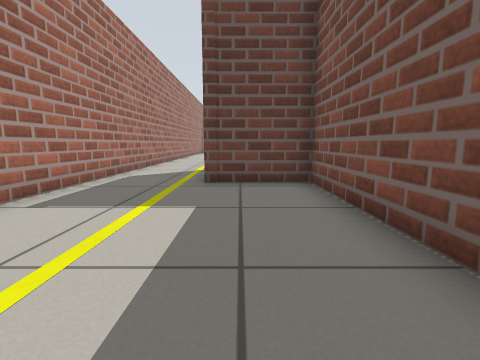
View 1 (above)

20 first-person views from a walk through a robot-simulator world made for Gazebo. The camera is 0.5 m above the floor, tilts 8° down and sees 85° across. The floor is counted in squares, 0.5 m on a side. Each view is taken from the middle of a square. On the plan, view 1 faces up. The plan holds only what a view shows up to about 11 squares ahead; the rest is blank.

View 2
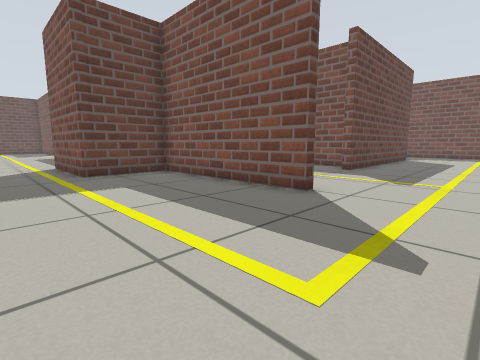

View 3
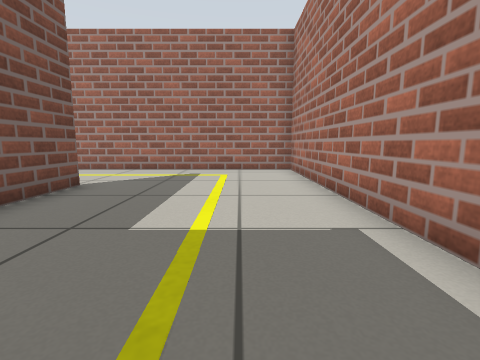

View 4
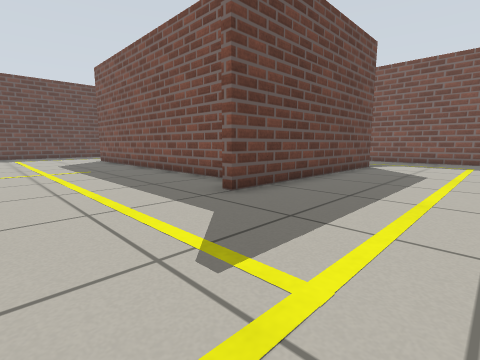

View 5
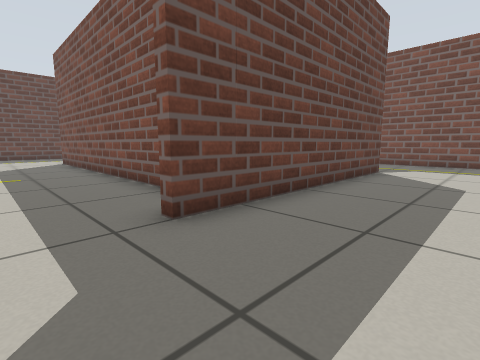

View 6
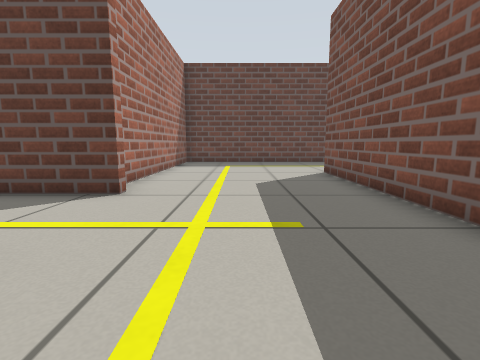

View 7
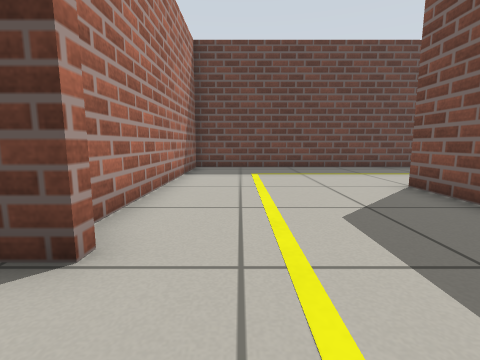

View 8
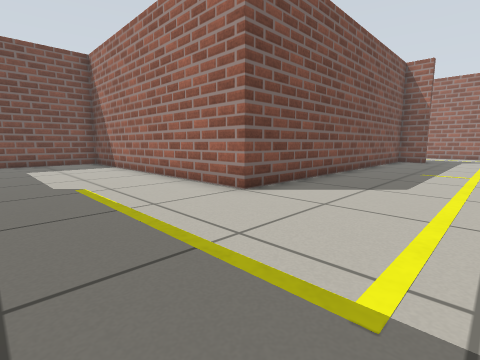

View 9
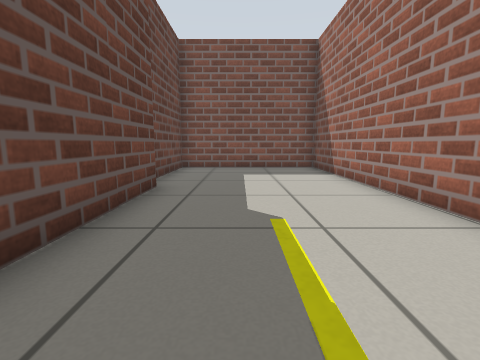

View 10
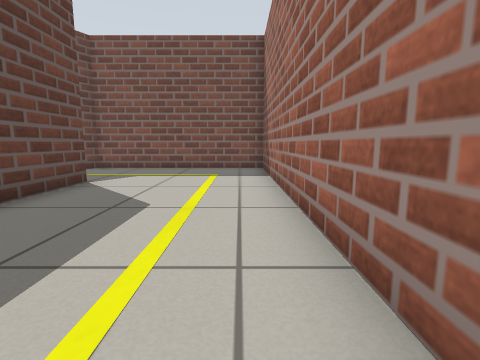

View 11
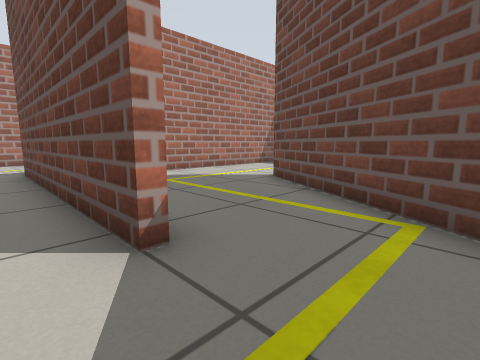

View 12
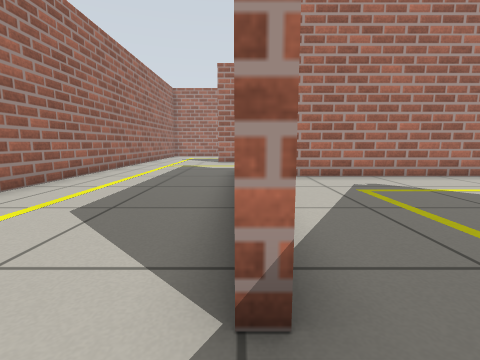

View 13
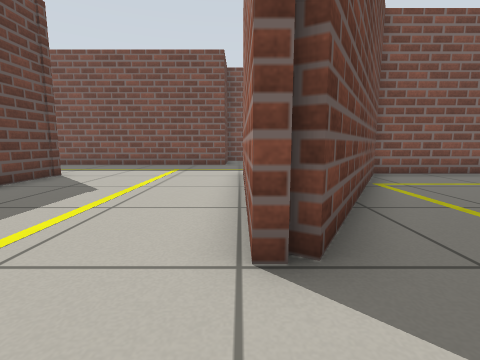

View 14
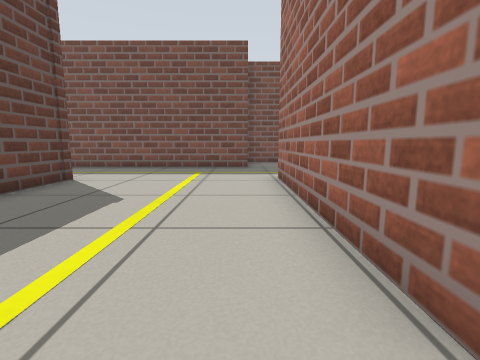

View 15
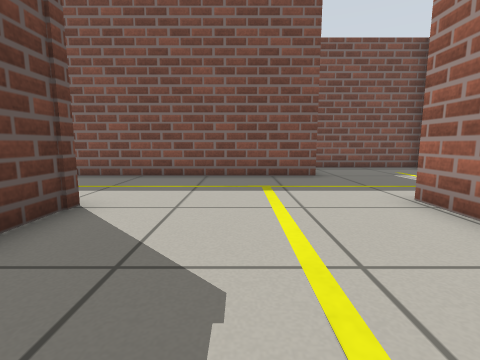

View 16
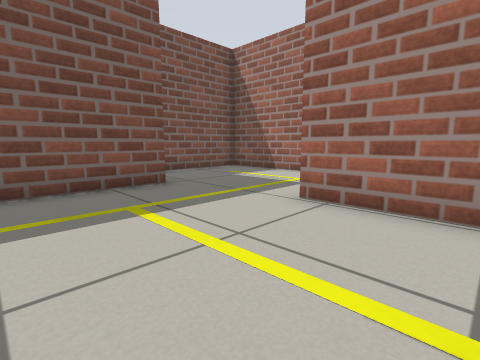

View 17
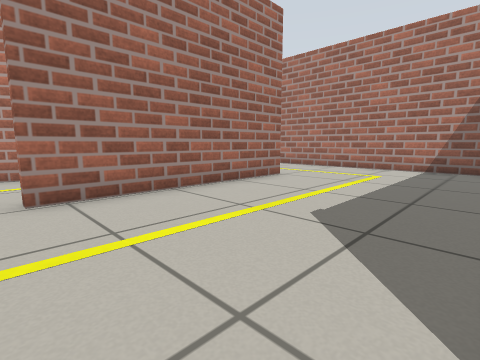

View 18
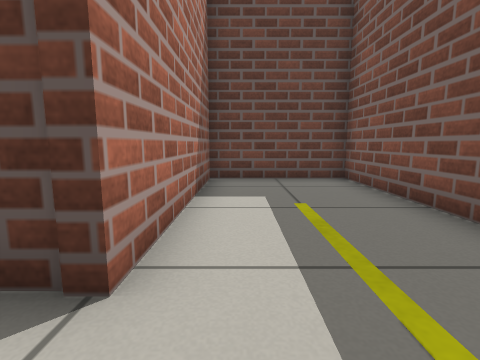

View 19
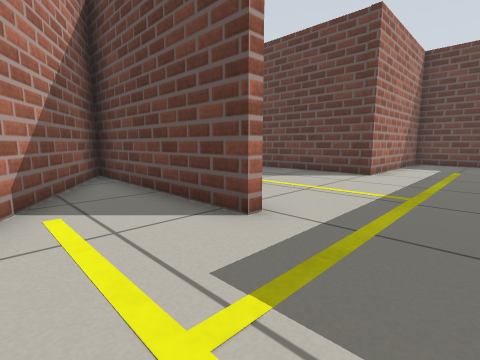

View 20
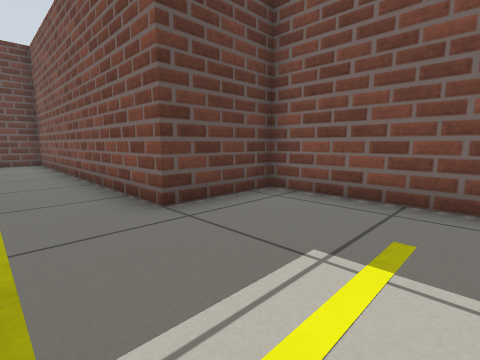

### Floor plan
Ten units are one square. View 1 is at (0, 0); x grows to the right and y downward. Boxes are objects, and circles mark ways between rooms. Rooms are numbered by the first view taken in them; rooms with no view inside come last. Other rooms are left out.
<svg viewBox="-44 -199 296 233">
<path fill="none" stroke="#000" d="M18 -8 18 -66 -9 -66 -9 -104M-39 -115 -39 29 26 29M26 -105 26 -101 3 -101M79 -27 79 -140 178 -140 178 -194 144 -194M22 -24 22 -16M147 -20 67 -20 67 -24M26 29 185 29 185 -26M130 -189 22 -189 22 -111M147 -24 147 -20M140 -76 121 -76M82 -86 82 -36M185 -26 185 -36 121 -74M121 -76 121 -77M121 -79 186 -79 186 -76 140 -76M121 -77 165 -51M182 -41 187 -39M210 -38 247 -38 247 -87 220 -87 220 -194 181 -194 181 -137 136 -137M82 -126 82 -86"/>
<circle cx="20" cy="10" r="3" fill="#2a7"/>
<circle cx="160" cy="-20" r="3" fill="#2a7"/>
<circle cx="100" cy="-75" r="3" fill="#2a7"/>
<text x="-10" y="-30">1</text>
<text x="70" y="-80">2</text>
<text x="120" y="-50">3</text>
<text x="170" y="-100">4</text>
</svg>
Room 1 opens to room 2. Room 2 opens to room 3. Room 3 opens to room 4.

Where each view was taken, in squares from view 1:
view 1: 0 up, 0 right, facing up
view 2: 2 down, 3 left, facing up-right
view 3: 7 up, 2 left, facing down
view 4: 2 down, 3 right, facing up-right
view 5: 1 down, 5 right, facing up-right
view 6: 5 up, 5 right, facing up
view 7: 8 up, 4 right, facing up
view 8: 18 up, 4 right, facing down-right
view 9: 17 up, 7 right, facing right
view 10: 2 down, 8 right, facing right
view 11: 1 up, 17 right, facing up-left
view 12: 2 up, 16 right, facing left
view 13: 8 up, 10 right, facing right
view 14: 9 up, 11 right, facing right
view 15: 11 up, 14 right, facing right
view 16: 12 up, 16 right, facing down-right
view 17: 13 up, 19 right, facing down-left
view 18: 12 up, 19 right, facing up
view 19: 5 up, 21 right, facing up-left
view 20: 5 up, 20 right, facing up-right
